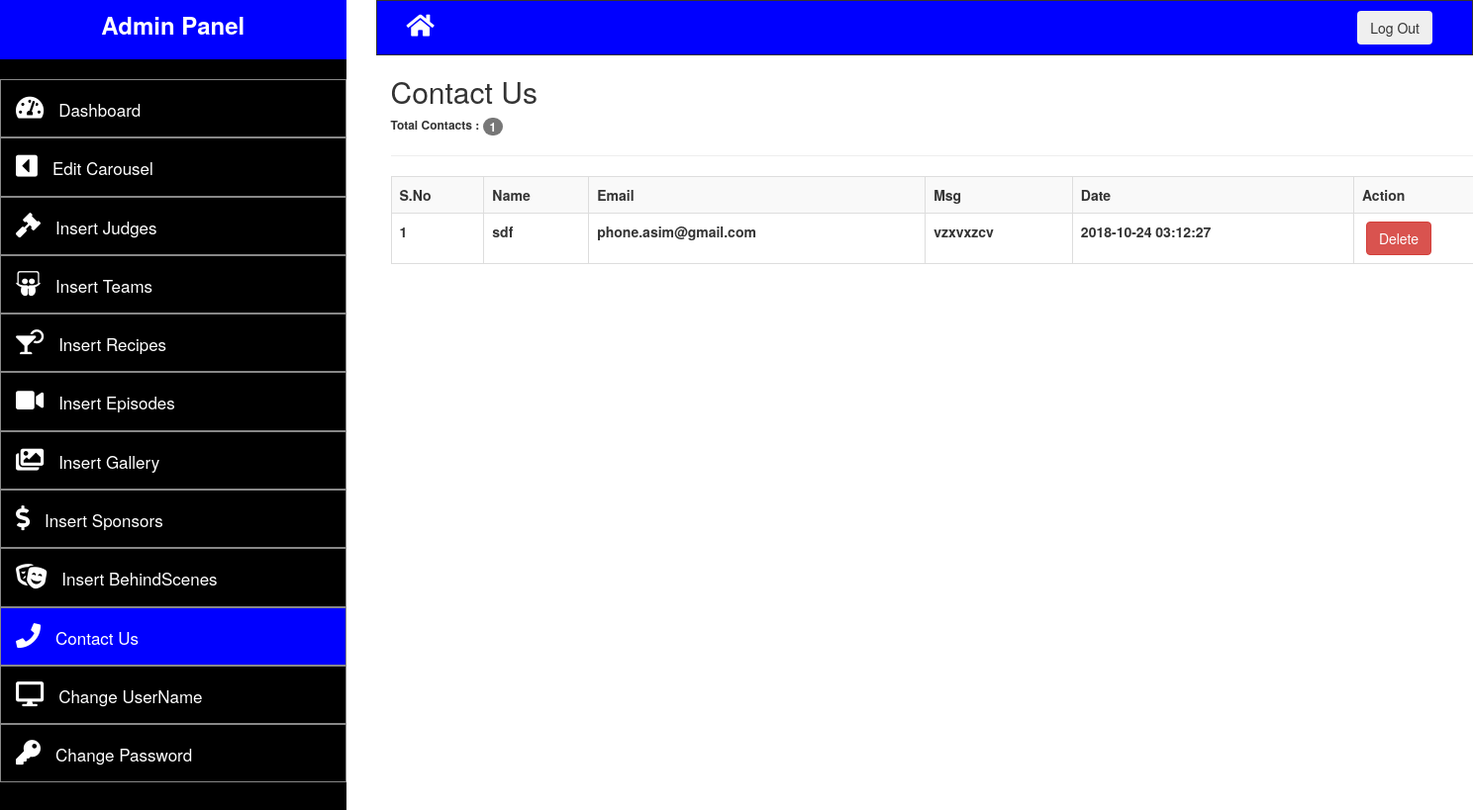
The app's page /admin/viewContactUs.php (signed in) with its own data.
### tables this page shows
CREATE TABLE `contactus` (
  `id` int(10) NOT NULL,
  `name` text NOT NULL,
  `email` text NOT NULL,
  `msg` text NOT NULL,
  `date` timestamp NOT NULL DEFAULT CURRENT_TIMESTAMP ON UPDATE CURRENT_TIMESTAMP
);

### admin/viewContactUs.php (the view, shortened to what this page needs)
<?php
	require 'config/db.php';
	if(!isset($_SESSION['user'])){
		header("location:login.php");
	}else{
?>
<!DOCTYPE html>
<html>
<head>
		<link rel="stylesheet" href="https://maxcdn.bootstrapcdn.com/bootstrap/3.3.7/css/bootstrap.min.css">
		<link href="adminAssets\style.css" rel="stylesheet">
		<link 	rel="stylesheet"
				href="https://use.fontawesome.com/releases/v5.2.0/css/all.css"
>
</head>
<body>
	<div class="row">
		<div class="col-md-3">
			<div class="heading">
				<h3 style="text-align: center; font-weight: bold; color: white; line-height: 50px">Admin Panel</h3>
				<div class="pro">
				</div>
				<div class="menu">
					<ul>
						<li><a href="indexAdmin.php"><i class="fas fa-tachometer-alt" style="color: white; font-size: 25px; margin-right: 15px;"></i>Dashboard</a></li>
						<li><a href="viewCarousel.php"><i class="fas fa-caret-square-left" style="color: white; font-size: 25px; margin-right: 15px;"></i>Edit Carousel</a></li>
						<li><a href="viewJudges.php"><i class="fas fa-gavel" style="color: white; font-size: 25px; margin-right: 15px;"></i>Insert Judges</a></li>
						<li><a href="viewTeam.php"><i class="fab fa-slideshare" style="color: white; font-size: 25px; margin-right: 15px;"></i>Insert Teams</a></li>
						<li><a href="viewRecipes.php"><i class="fas fa-cocktail" style="color: white; font-size: 25px; margin-right: 15px;"></i>Insert Recipes</a></li>
						<li><a href="viewMedia.php"><i class="fas fa-video" style="color: white; font-size: 25px; margin-right: 15px;"></i>Insert Episodes</a></li>
						<li><a href="viewGallery.php"><i class="fas fa-images" style="color: white; font-size: 25px; margin-right: 15px;"></i>Insert Gallery</a></li>
						<li><a href="viewSponsors.php"><i class="fas fa-dollar-sign" style="color: white; font-size: 25px; margin-right: 15px;"></i>Insert Sponsors</a></li>
						<li><a href="viewBehindScenes.php"><i class="fas fa-theater-masks" style="color: white; font-size: 25px; margin-right: 15px;"></i>Insert BehindScenes</a></li>
						<li class="active disabled"><a href="viewContactUs.php"><i class="fa fa-phone" style="color: white; font-size: 25px; margin-right: 15px;"></i>Contact Us</a></li>
						<li><a href="changeUser.php"><i class="fas fa-desktop" style="color: white; font-size: 25px; margin-right: 15px;"></i>Change UserName</a></li>
						<li><a href="changePass.php"><i class="fas fa-key" style="color: white; font-size: 25px; margin-right: 15px;"></i>Change Password</a></li>
					</ul>
				</div>
			</div>
		</div>
		<div class="col-md-9">
			<div class="container-fluid" style="background: blue; border: 1px solid;">
				<div class="col-md-6">
					<a href="../index.php"><i class="fas fa-home" style="color: white; font-size: 25px; margin-right: 15px; padding-top: 12px;"></i></a>
				</div>
				<div class="col-md-6">
					<form action="logout.php">
						<button class= "btn btn-purple" style="float: right; margin: 10px">Log Out</button>
					</form>
				</div>
			</div>
			<div class="container" style="background: #FFF;">
			<?php
			$judge_query = "SELECT * FROM contactus
									ORDER BY id DESC";
			$connect_judge_query = mysqli_query($conn, $judge_query);
			$count_rows = mysqli_num_rows($connect_judge_query);
			$number_of_items = 1;
			?>
				<h2>Contact Us</h2>
				<h6 style="font-weight: bold">Total Contacts : <span class="badge"><?php echo $count_rows; ?></span></h6>
				<hr>
					<table class="table table-hover table-striped table-bordered">
						<tr>
							<th>S.No</th>
							<th>Name</th>
							<th>Email</th>
							<th>Msg</th>
							<th>Date</th>
							<th>Action</th>
						</tr>
			<?php
			if($count_rows > 0){
				while($get_each_row = mysqli_fetch_array($connect_judge_query)){
					$id_of_judge = $get_each_row['id'];
					$name_of_judge = $get_each_row['name'];
					$email_of_judge = $get_each_row['email'];
					$msg_of_judge = $get_each_row['msg'];
					$date_judge = $get_each_row['date'];
			?>
						<tr>
							<th><?php echo $number_of_items++; ?></th>
							<th><?php echo $name_of_judge; ?></th>
							<th><?php echo $email_of_judge; ?></th>
							<th><?php echo $msg_of_judge; ?></th>
							<th><?php echo $date_judge; ?></th>
							<th>&nbsp;<a href="deleteContact.php?id=<?php echo $id_of_judge; ?>" class="btn btn-danger">Delete</a></th>
						</tr>
			<?php
				}
			}
			?>
					</table>
				</div>
			</div>
		</div>
</body>
</html>
<?php } ?>

### admin/adminAssets/style.css (style rules this page uses)
.active { background: blue; }
.heading { background: blue; height: 60px; margin-top: -20px; }
.pro { background: black; padding: 10px; }
.menu { background: black; height: 800px; }
.menu >ul>li { border: 1px solid #888; margin-left: -40px; padding: 15px; }
.menu >ul>li>a { color: white; font-size: 17px; }
.btn-purple { background: #d03cf; }

### records on screen
contactus: name "sdf", email "phone.asim@gmail.com", msg "vzxvxzcv", date "2018-10-24 03:12:27"

### other values on screen
$count_rows "1"
